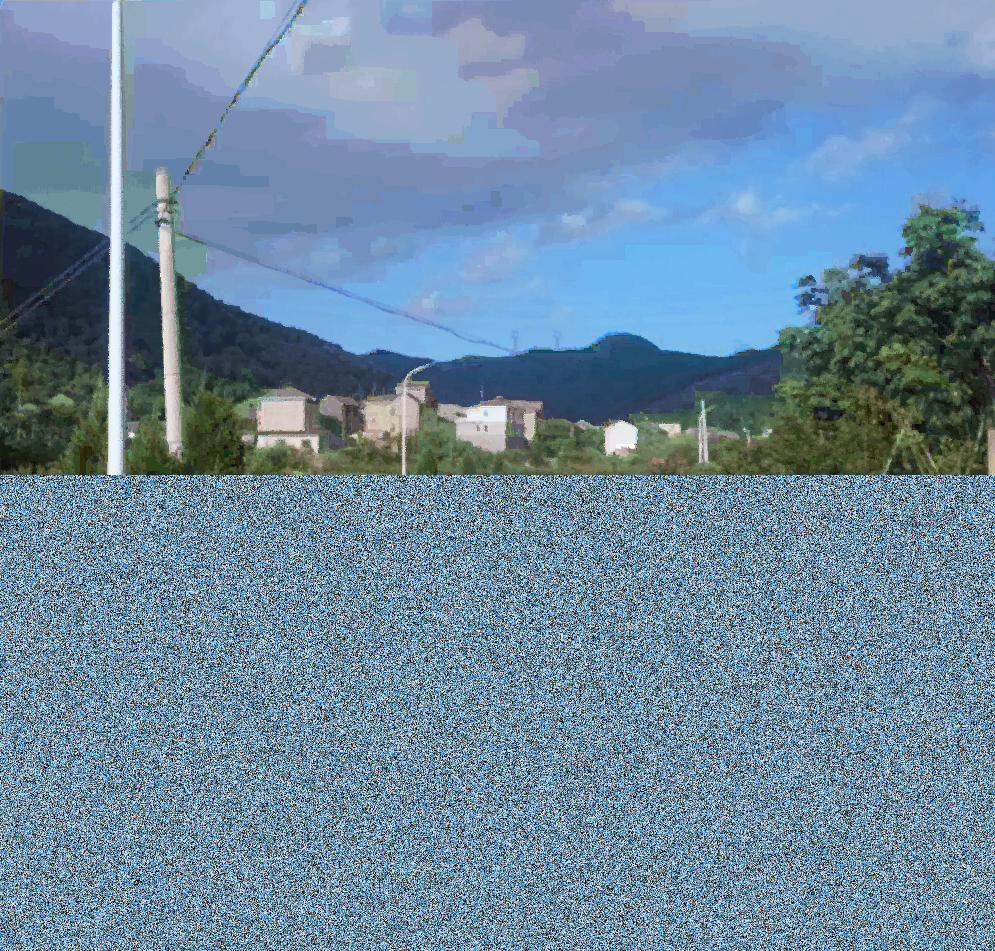
#> input picture Traditional CV/PatchMatch/IMAGE/3.jpg, 995 x 951 px, found by its file name
$ python SIFT_alginment.py
#> lines starting #> are read from the running program, lines starting #| are printed output that depends on the picture
import numpy as np
import cv2

def sift_kp(image):
    gray_image = cv2.cvtColor(image, cv2.COLOR_BGR2GRAY)
    sift = cv2.xfeatures2d_SIFT.create()
    kp,des = sift.detectAndCompute(image, None)
    kp_image = cv2.drawKeypoints(gray_image, kp, None)
    return kp_image, kp, des

def get_good_match(des1, des2):
    bf = cv2.BFMatcher()
    matches = bf.knnMatch(des1, des2, k = 2)
    good = []
    for m, n in matches:
        if m.distance < 0.75 * n.distance:
            good.append(m)
    return good

def siftImageAlignment(img1, img2):
   _, kp1, des1 = sift_kp(img1)
   _, kp2, des2 = sift_kp(img2)
   goodMatch = get_good_match(des1,des2)
   if len(goodMatch) > 4:
       ptsA= np.float32([kp1[m.queryIdx].pt for m in goodMatch]).reshape(-1, 1, 2)
       ptsB = np.float32([kp2[m.trainIdx].pt for m in goodMatch]).reshape(-1, 1, 2)
       ransacReprojThreshold = 4
       H, status = cv2.findHomography(ptsA, ptsB, cv2.RANSAC, ransacReprojThreshold)
       #其中H为求得的单应性矩阵矩阵
       #status则返回一个列表来表征匹配成功的特征点。
       #ptsA,ptsB为关键点
       #cv2.RANSAC, ransacReprojThreshold这两个参数与RANSAC有关
       imgOut = cv2.warpPerspective(img2, H, (img1.shape[1], img1.shape[0]), flags = cv2.INTER_LINEAR + cv2.WARP_INVERSE_MAP)
   return imgOut, H, status


img1 = cv2.imread('sift/3.jpg')
#> img1 is the input picture: shape (951, 995, 3); mean B, G, R 159.6, 136.7, 109
img2 = cv2.imread('sift/4.jpg')
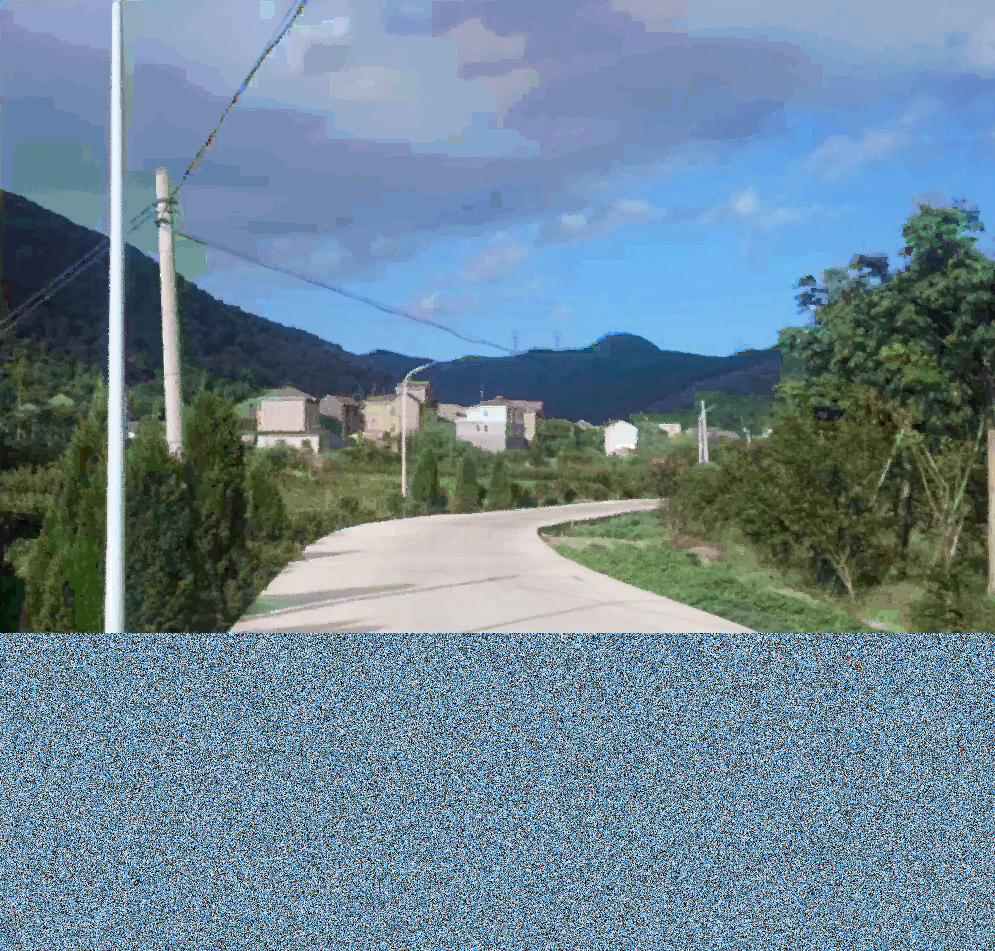
#> input picture Traditional CV/PatchMatch/IMAGE/4.jpg, 995 x 951 px, found by its file name
#> img2 is the input picture: shape (951, 995, 3); mean B, G, R 149.2, 133.4, 109.5
while img1.shape[0] > 1000 or img1.shape[1] > 1000:
    img1 = cv2.resize(img1, None, fx = 0.5, fy = 0.5, interpolation = cv2.INTER_AREA)
while img2.shape[0] > 1000 or img2.shape[1] > 1000:
    img2 = cv2.resize(img2, None, fx = 0.5, fy = 0.5, interpolation = cv2.INTER_AREA)


result, _, _ = siftImageAlignment(img1, img2)
#> in sift_kp, `gray_image = cv2.cvtColor(image, cv2.COLOR_BGR2GRAY)`:
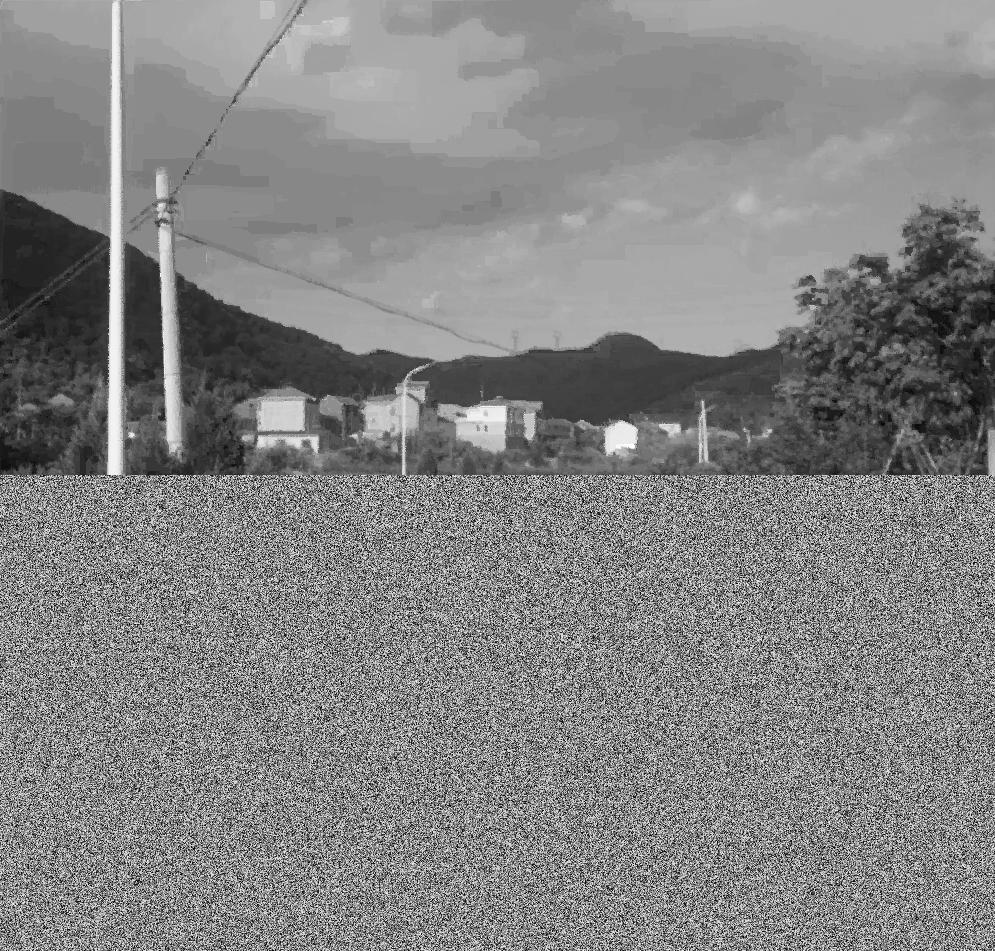
#> gray_image: shape (951, 995); min 0, max 255, mean 131
#> (the run stopped early here; a loop or call above may not have finished)
